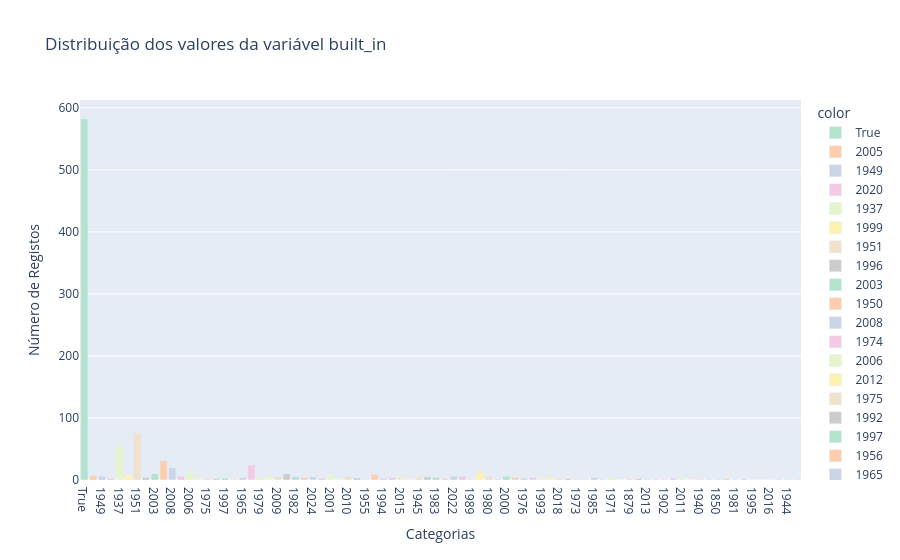
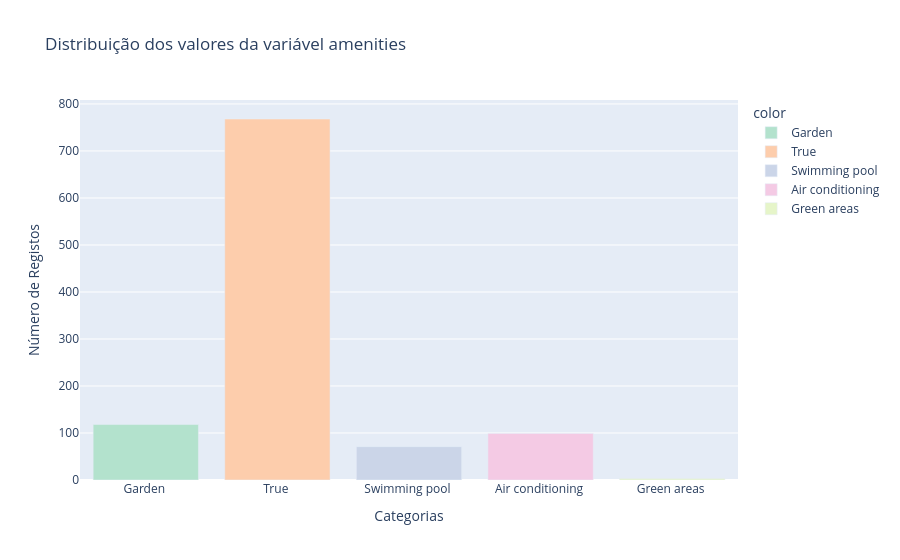
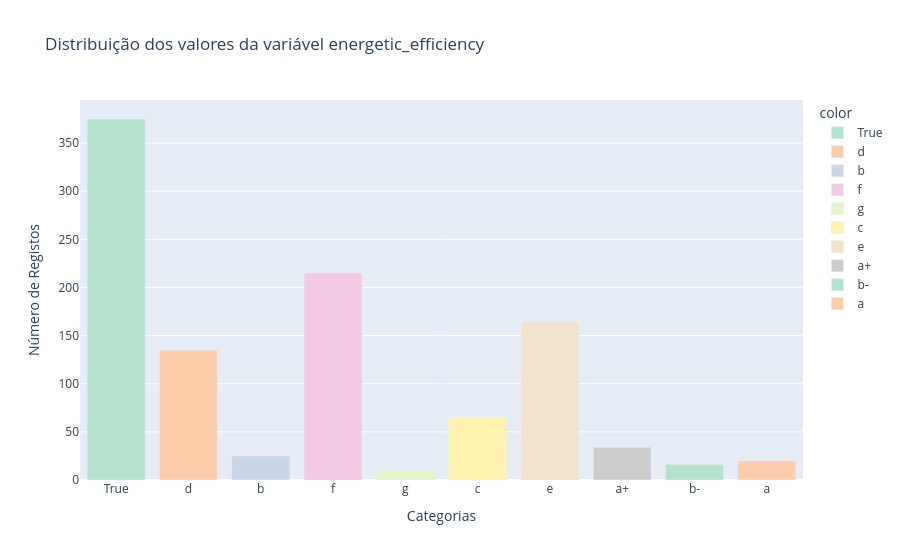

The cell these charts' notebook holds for them, in order:
### Markdown cell above
# Pre-processamento 

### Colunas: 
- built_in
- amenities
- energetic_efficiency

### Code cell
# Variação dos dados 
import plotly.express as px
col = ['built_in', 'amenities','energetic_efficiency']

for nome in col: 
    output = []
    names = df_16[nome].unique()
    for i in df_16[nome].unique():
        bt2 = df_16[nome].value_counts()[i]
        output.append(bt2)
    fig = px.bar(df_16, x=names, y=output, color = names ,color_discrete_sequence= px.colors.qualitative.Pastel2, title= f'Distribuição dos valores da variável {nome}')
    fig.update_xaxes(title_text='Categorias')
    fig.update_yaxes(title_text='Número de Registos')
    fig.show()

### Figure 1 — Plotly figure (JSON) as saved in the notebook; plotly's stock layout.template omitted (floating-point values rounded to 4 significant figures)
{"data": [{"alignmentgroup": "True", "hovertemplate": "color=True<br>x=%{x}<br>y=%{y}<extra></extra>", "legendgroup": "True", "marker": {"color": "rgb(179,226,205)", "pattern": {"shape": ""}}, "name": "True", "offsetgroup": "True", "orientation": "v", "showlegend": true, "textposition": "auto", "type": "bar", "x": ["True"], "xaxis": "x", "y": [582], "yaxis": "y"}, {"alignmentgroup": "True", "hovertemplate": "color=2005<br>x=%{x}<br>y=%{y}<extra></extra>", "legendgroup": "2005", "marker": {"color": "rgb(253,205,172)", "pattern": {"shape": ""}}, "name": "2005", "offsetgroup": "2005", "orientation": "v", "showlegend": true, "textposition": "auto", "type": "bar", "x": ["2005"], "xaxis": "x", "y": [7], "yaxis": "y"}, {"alignmentgroup": "True", "hovertemplate": "color=1949<br>x=%{x}<br>y=%{y}<extra></extra>", "legendgroup": "1949", "marker": {"color": "rgb(203,213,232)", "pattern": {"shape": ""}}, "name": "1949", "offsetgroup": "1949", "orientation": "v", "showlegend": true, "textposition": "auto", "type": "bar", "x": ["1949"], "xaxis": "x", "y": [6], "yaxis": "y"}, {"alignmentgroup": "True", "hovertemplate": "color=2020<br>x=%{x}<br>y=%{y}<extra></extra>", "legendgroup": "2020", "marker": {"color": "rgb(244,202,228)", "pattern": {"shape": ""}}, "name": "2020", "offsetgroup": "2020", "orientation": "v", "showlegend": true, "textposition": "auto", "type": "bar", "x": ["2020"], "xaxis": "x", "y": [3], "yaxis": "y"}, {"alignmentgroup": "True", "hovertemplate": "color=1937<br>x=%{x}<br>y=%{y}<extra></extra>", "legendgroup": "1937", "marker": {"color": "rgb(230,245,201)", "pattern": {"shape": ""}}, "name": "1937", "offsetgroup": "1937", "orientation": "v", "showlegend": true, "textposition": "auto", "type": "bar", "x": ["1937"], "xaxis": "x", "y": [54], "yaxis": "y"}, {"alignmentgroup": "True", "hovertemplate": "color=1999<br>x=%{x}<br>y=%{y}<extra></extra>", "legendgroup": "1999", "marker": {"color": "rgb(255,242,174)", "pattern": {"shape": ""}}, "name": "1999", "offsetgroup": "1999", "orientation": "v", "showlegend": true, "textposition": "auto", "type": "bar", "x": ["1999"], "xaxis": "x", "y": [8], "yaxis": "y"}, {"alignmentgroup": "True", "hovertemplate": "color=1951<br>x=%{x}<br>y=%{y}<extra></extra>", "legendgroup": "1951", "marker": {"color": "rgb(241,226,204)", "pattern": {"shape": ""}}, "name": "1951", "offsetgroup": "1951", "orientation": "v", "showlegend": true, "textposition": "auto", "type": "bar", "x": ["1951"], "xaxis": "x", "y": [76], "yaxis": "y"}, {"alignmentgroup": "True", "hovertemplate": "color=1996<br>x=%{x}<br>y=%{y}<extra></extra>", "legendgroup": "1996", "marker": {"color": "rgb(204,204,204)", "pattern": {"shape": ""}}, "name": "1996", "offsetgroup": "1996", "orientation": "v", "showlegend": true, "textposition": "auto", "type": "bar", "x": ["1996"], "xaxis": "x", "y": [4], "yaxis": "y"}, {"alignmentgroup": "True", "hovertemplate": "color=2003<br>x=%{x}<br>y=%{y}<extra></extra>", "legendgroup": "2003", "marker": {"color": "rgb(179,226,205)", "pattern": {"shape": ""}}, "name": "2003", "offsetgroup": "2003", "orientation": "v", "showlegend": true, "textposition": "auto", "type": "bar", "x": ["2003"], "xaxis": "x", "y": [10], "yaxis": "y"}, {"alignmentgroup": "True", "hovertemplate": "color=1950<br>x=%{x}<br>y=%{y}<extra></extra>", "legendgroup": "1950", "marker": {"color": "rgb(253,205,172)", "pattern": {"shape": ""}}, "name": "1950", "offsetgroup": "1950", "orientation": "v", "showlegend": true, "textposition": "auto", "type": "bar", "x": ["1950"], "xaxis": "x", "y": [31], "yaxis": "y"}, {"alignmentgroup": "True", "hovertemplate": "color=2008<br>x=%{x}<br>y=%{y}<extra></extra>", "legendgroup": "2008", "marker": {"color": "rgb(203,213,232)", "pattern": {"shape": ""}}, "name": "2008", "offsetgroup": "2008", "orientation": "v", "showlegend": true, "textposition": "auto", "type": "bar", "x": ["2008"], "xaxis": "x", "y": [20], "yaxis": "y"}, {"alignmentgroup": "True", "hovertemplate": "color=1974<br>x=%{x}<br>y=%{y}<extra></extra>", "legendgroup": "1974", "marker": {"color": "rgb(244,202,228)", "pattern": {"shape": ""}}, "name": "1974", "offsetgroup": "1974", "orientation": "v", "showlegend": true, "textposition": "auto", "type": "bar", "x": ["1974"], "xaxis": "x", "y": [6], "yaxis": "y"}, {"alignmentgroup": "True", "hovertemplate": "color=2006<br>x=%{x}<br>y=%{y}<extra></extra>", "legendgroup": "2006", "marker": {"color": "rgb(230,245,201)", "pattern": {"shape": ""}}, "name": "2006", "offsetgroup": "2006", "orientation": "v", "showlegend": true, "textposition": "auto", "type": "bar", "x": ["2006"], "xaxis": "x", "y": [12], "yaxis": "y"}, {"alignmentgroup": "True", "hovertemplate": "color=2012<br>x=%{x}<br>y=%{y}<extra></extra>", "legendgroup": "2012", "marker": {"color": "rgb(255,242,174)", "pattern": {"shape": ""}}, "name": "2012", "offsetgroup": "2012", "orientation": "v", "showlegend": true, "textposition": "auto", "type": "bar", "x": ["2012"], "xaxis": "x", "y": [3], "yaxis": "y"}, {"alignmentgroup": "True", "hovertemplate": "color=1975<br>x=%{x}<br>y=%{y}<extra></extra>", "legendgroup": "1975", "marker": {"color": "rgb(241,226,204)", "pattern": {"shape": ""}}, "name": "1975", "offsetgroup": "1975", "orientation": "v", "showlegend": true, "textposition": "auto", "type": "bar", "x": ["1975"], "xaxis": "x", "y": [3], "yaxis": "y"}, {"alignmentgroup": "True", "hovertemplate": "color=1992<br>x=%{x}<br>y=%{y}<extra></extra>", "legendgroup": "1992", "marker": {"color": "rgb(204,204,204)", "pattern": {"shape": ""}}, "name": "1992", "offsetgroup": "1992", "orientation": "v", "showlegend": true, "textposition": "auto", "type": "bar", "x": ["1992"], "xaxis": "x", "y": [2], "yaxis": "y"}, {"alignmentgroup": "True", "hovertemplate": "color=1997<br>x=%{x}<br>y=%{y}<extra></extra>", "legendgroup": "1997", "marker": {"color": "rgb(179,226,205)", "pattern": {"shape": ""}}, "name": "1997", "offsetgroup": "1997", "orientation": "v", "showlegend": true, "textposition": "auto", "type": "bar", "x": ["1997"], "xaxis": "x", "y": [3], "yaxis": "y"}, {"alignmentgroup": "True", "hovertemplate": "color=1956<br>x=%{x}<br>y=%{y}<extra></extra>", "legendgroup": "1956", "marker": {"color": "rgb(253,205,172)", "pattern": {"shape": ""}}, "name": "1956", "offsetgroup": "1956", "orientation": "v", "showlegend": true, "textposition": "auto", "type": "bar", "x": ["1956"], "xaxis": "x", "y": [1], "yaxis": "y"}, {"alignmentgroup": "True", "hovertemplate": "color=1965<br>x=%{x}<br>y=%{y}<extra></extra>", "legendgroup": "1965", "marker": {"color": "rgb(203,213,232)", "pattern": {"shape": ""}}, "name": "1965", "offsetgroup": "1965", "orientation": "v", "showlegend": true, "textposition": "auto", "type": "bar", "x": ["1965"], "xaxis": "x", "y": [4], "yaxis": "y"}, {"alignmentgroup": "True", "hovertemplate": "color=1970<br>x=%{x}<br>y=%{y}<extra></extra>", "legendgroup": "1970", "marker": {"color": "rgb(244,202,228)", "pattern": {"shape": ""}}, "name": "1970", "offsetgroup": "1970", "orientation": "v", "showlegend": true, "textposition": "auto", "type": "bar", "x": ["1970"], "xaxis": "x", "y": [24], "yaxis": "y"}, {"alignmentgroup": "True", "hovertemplate": "color=1979<br>x=%{x}<br>y=%{y}<extra></extra>", "legendgroup": "1979", "marker": {"color": "rgb(230,245,201)", "pattern": {"shape": ""}}, "name": "1979", "offsetgroup": "1979", "orientation": "v", "showlegend": true, "textposition": "auto", "type": "bar", "x": ["1979"], "xaxis": "x", "y": [4], "yaxis": "y"}, {"alignmentgroup": "True", "hovertemplate": "color=1986<br>x=%{x}<br>y=%{y}<extra></extra>", "legendgroup": "1986", "marker": {"color": "rgb(255,242,174)", "pattern": {"shape": ""}}, "name": "1986", "offsetgroup": "1986", "orientation": "v", "showlegend": true, "textposition": "auto", "type": "bar", "x": ["1986"], "xaxis": "x", "y": [4], "yaxis": "y"}, {"alignmentgroup": "True", "hovertemplate": "color=2009<br>x=%{x}<br>y=%{y}<extra></extra>", "legendgroup": "2009", "marker": {"color": "rgb(241,226,204)", "pattern": {"shape": ""}}, "name": "2009", "offsetgroup": "2009", "orientation": "v", "showlegend": true, "textposition": "auto", "type": "bar", "x": ["2009"], "xaxis": "x", "y": [6], "yaxis": "y"}, {"alignmentgroup": "True", "hovertemplate": "color=2023<br>x=%{x}<br>y=%{y}<extra></extra>", "legendgroup": "2023", "marker": {"color": "rgb(204,204,204)", "pattern": {"shape": ""}}, "name": "2023", "offsetgroup": "2023", "orientation": "v", "showlegend": true, "textposition": "auto", "type": "bar", "x": ["2023"], "xaxis": "x", "y": [10], "yaxis": "y"}, {"alignmentgroup": "True", "hovertemplate": "color=1982<br>x=%{x}<br>y=%{y}<extra></extra>", "legendgroup": "1982", "marker": {"color": "rgb(179,226,205)", "pattern": {"shape": ""}}, "name": "1982", "offsetgroup": "1982", "orientation": "v", "showlegend": true, "textposition": "auto", "type": "bar", "x": ["1982"], "xaxis": "x", "y": [5], "yaxis": "y"}, {"alignmentgroup": "True", "hovertemplate": "color=1987<br>x=%{x}<br>y=%{y}<extra></extra>", "legendgroup": "1987", "marker": {"color": "rgb(253,205,172)", "pattern": {"shape": ""}}, "name": "1987", "offsetgroup": "1987", "orientation": "v", "showlegend": true, "textposition": "auto", "type": "bar", "x": ["1987"], "xaxis": "x", "y": [4], "yaxis": "y"}, {"alignmentgroup": "True", "hovertemplate": "color=2024<br>x=%{x}<br>y=%{y}<extra></extra>", "legendgroup": "2024", "marker": {"color": "rgb(203,213,232)", "pattern": {"shape": ""}}, "name": "2024", "offsetgroup": "2024", "orientation": "v", "showlegend": true, "textposition": "auto", "type": "bar", "x": ["2024"], "xaxis": "x", "y": [5], "yaxis": "y"}, {"alignmentgroup": "True", "hovertemplate": "color=1977<br>x=%{x}<br>y=%{y}<extra></extra>", "legendgroup": "1977", "marker": {"color": "rgb(244,202,228)", "pattern": {"shape": ""}}, "name": "1977", "offsetgroup": "1977", "orientation": "v", "showlegend": true, "textposition": "auto", "type": "bar", "x": ["1977"], "xaxis": "x", "y": [3], "yaxis": "y"}, {"alignmentgroup": "True", "hovertemplate": "color=2001<br>x=%{x}<br>y=%{y}<extra></extra>", "legendgroup": "2001", "marker": {"color": "rgb(230,245,201)", "pattern": {"shape": ""}}, "name": "2001", "offsetgroup": "2001", "orientation": "v", "showlegend": true, "textposition": "auto", "type": "bar", "x": ["2001"], "xaxis": "x", "y": [8], "yaxis": "y"}, {"alignmentgroup": "True", "hovertemplate": "color=1941<br>x=%{x}<br>y=%{y}<extra></extra>", "legendgroup": "1941", "marker": {"color": "rgb(255,242,174)", "pattern": {"shape": ""}}, "name": "1941", "offsetgroup": "1941", "orientation": "v", "showlegend": true, "textposition": "auto", "type": "bar", "x": ["1941"], "xaxis": "x", "y": [2], "yaxis": "y"}, {"alignmentgroup": "True", "hovertemplate": "color=2010<br>x=%{x}<br>y=%{y}<extra></extra>", "legendgroup": "2010", "marker": {"color": "rgb(241,226,204)", "pattern": {"shape": ""}}, "name": "2010", "offsetgroup": "2010", "orientation": "v", "showlegend": true, "textposition": "auto", "type": "bar", "x": ["2010"], "xaxis": "x", "y": [6], "yaxis": "y"}, {"alignmentgroup": "True", "hovertemplate": "color=1960<br>x=%{x}<br>y=%{y}<extra></extra>", "legendgroup": "1960", "marker": {"color": "rgb(204,204,204)", "pattern": {"shape": ""}}, "name": "1960", "offsetgroup": "1960", "orientation": "v", "showlegend": true, "textposition": "auto", "type": "bar", "x": ["1960"], "xaxis": "x", "y": [3], "yaxis": "y"}, {"alignmentgroup": "True", "hovertemplate": "color=1955<br>x=%{x}<br>y=%{y}<extra></extra>", "legendgroup": "1955", "marker": {"color": "rgb(179,226,205)", "pattern": {"shape": ""}}, "name": "1955", "offsetgroup": "1955", "orientation": "v", "showlegend": true, "textposition": "auto", "type": "bar", "x": ["1955"], "xaxis": "x", "y": [1], "yaxis": "y"}, {"alignmentgroup": "True", "hovertemplate": "color=2002<br>x=%{x}<br>y=%{y}<extra></extra>", "legendgroup": "2002", "marker": {"color": "rgb(253,205,172)", "pattern": {"shape": ""}}, "name": "2002", "offsetgroup": "2002", "orientation": "v", "showlegend": true, "textposition": "auto", "type": "bar", "x": ["2002"], "xaxis": "x", "y": [9], "yaxis": "y"}, {"alignmentgroup": "True", "hovertemplate": "color=1994<br>x=%{x}<br>y=%{y}<extra></extra>", "legendgroup": "1994", "marker": {"color": "rgb(203,213,232)", "pattern": {"shape": ""}}, "name": "1994", "offsetgroup": "1994", "orientation": "v", "showlegend": true, "textposition": "auto", "type": "bar", "x": ["1994"], "xaxis": "x", "y": [2], "yaxis": "y"}, {"alignmentgroup": "True", "hovertemplate": "color=1984<br>x=%{x}<br>y=%{y}<extra></extra>", "legendgroup": "1984", "marker": {"color": "rgb(244,202,228)", "pattern": {"shape": ""}}, "name": "1984", "offsetgroup": "1984", "orientation": "v", "showlegend": true, "textposition": "auto", "type": "bar", "x": ["1984"], "xaxis": "x", "y": [4], "yaxis": "y"}, {"alignmentgroup": "True", "hovertemplate": "color=2015<br>x=%{x}<br>y=%{y}<extra></extra>", "legendgroup": "2015", "marker": {"color": "rgb(230,245,201)", "pattern": {"shape": ""}}, "name": "2015", "offsetgroup": "2015", "orientation": "v", "showlegend": true, "textposition": "auto", "type": "bar", "x": ["2015"], "xaxis": "x", "y": [4], "yaxis": "y"}, {"alignmentgroup": "True", "hovertemplate": "color=1958<br>x=%{x}<br>y=%{y}<extra></extra>", "legendgroup": "1958", "marker": {"color": "rgb(255,242,174)", "pattern": {"shape": ""}}, "name": "1958", "offsetgroup": "1958", "orientation": "v", "showlegend": true, "textposition": "auto", "type": "bar", "x": ["1958"], "xaxis": "x", "y": [2], "yaxis": "y"}, {"alignmentgroup": "True", "hovertemplate": "color=1945<br>x=%{x}<br>y=%{y}<extra></extra>", "legendgroup": "1945", "marker": {"color": "rgb(241,226,204)", "pattern": {"shape": ""}}, "name": "1945", "offsetgroup": "1945", "orientation": "v", "showlegend": true, "textposition": "auto", "type": "bar", "x": ["1945"], "xaxis": "x", "y": [4], "yaxis": "y"}, {"alignmentgroup": "True", "hovertemplate": "color=1969<br>x=%{x}<br>y=%{y}<extra></extra>", "legendgroup": "1969", "marker": {"color": "rgb(204,204,204)", "pattern": {"shape": ""}}, "name": "1969", "offsetgroup": "1969", "orientation": "v", "showlegend": true, "textposition": "auto", "type": "bar", "x": ["1969"], "xaxis": "x", "y": [5], "yaxis": "y"}, {"alignmentgroup": "True", "hovertemplate": "color=1983<br>x=%{x}<br>y=%{y}<extra></extra>", "legendgroup": "1983", "marker": {"color": "rgb(179,226,205)", "pattern": {"shape": ""}}, "name": "1983", "offsetgroup": "1983", "orientation": "v", "showlegend": true, "textposition": "auto", "type": "bar", "x": ["1983"], "xaxis": "x", "y": [4], "yaxis": "y"}, {"alignmentgroup": "True", "hovertemplate": "color=1978<br>x=%{x}<br>y=%{y}<extra></extra>", "legendgroup": "1978", "marker": {"color": "rgb(253,205,172)", "pattern": {"shape": ""}}, "name": "1978", "offsetgroup": "1978", "orientation": "v", "showlegend": true, "textposition": "auto", "type": "bar", "x": ["1978"], "xaxis": "x", "y": [2], "yaxis": "y"}, {"alignmentgroup": "True", "hovertemplate": "color=2022<br>x=%{x}<br>y=%{y}<extra></extra>", "legendgroup": "2022", "marker": {"color": "rgb(203,213,232)", "pattern": {"shape": ""}}, "name": "2022", "offsetgroup": "2022", "orientation": "v", "showlegend": true, "textposition": "auto", "type": "bar", "x": ["2022"], "xaxis": "x", "y": [6], "yaxis": "y"}, {"alignmentgroup": "True", "hovertemplate": "color=1998<br>x=%{x}<br>y=%{y}<extra></extra>", "legendgroup": "1998", "marker": {"color": "rgb(244,202,228)", "pattern": {"shape": ""}}, "name": "1998", "offsetgroup": "1998", "orientation": "v", "showlegend": true, "textposition": "auto", "type": "bar", "x": ["1998"], "xaxis": "x", "y": [6], "yaxis": "y"}, {"alignmentgroup": "True", "hovertemplate": "color=1989<br>x=%{x}<br>y=%{y}<extra></extra>", "legendgroup": "1989", "marker": {"color": "rgb(230,245,201)", "pattern": {"shape": ""}}, "name": "1989", "offsetgroup": "1989", "orientation": "v", "showlegend": true, "textposition": "auto", "type": "bar", "x": ["1989"], "xaxis": "x", "y": [2], "yaxis": "y"}, {"alignmentgroup": "True", "hovertemplate": "color=1964<br>x=%{x}<br>y=%{y}<extra></extra>", "legendgroup": "1964", "marker": {"color": "rgb(255,242,174)", "pattern": {"shape": ""}}, "name": "1964", "offsetgroup": "1964", "orientation": "v", "showlegend": true, "textposition": "auto", "type": "bar", "x": ["1964"], "xaxis": "x", "y": [13], "yaxis": "y"}, {"alignmentgroup": "True", "hovertemplate": "color=1980<br>x=%{x}<br>y=%{y}<extra></extra>", "legendgroup": "1980", "marker": {"color": "rgb(241,226,204)", "pattern": {"shape": ""}}, "name": "1980", "offsetgroup": "1980", "orientation": "v", "showlegend": true, "textposition": "auto", "type": "bar", "x": ["1980"], "xaxis": "x", "y": [6], "yaxis": "y"}, {"alignmentgroup": "True", "hovertemplate": "color=1920<br>x=%{x}<br>y=%{y}<extra></extra>", "legendgroup": "1920", "marker": {"color": "rgb(204,204,204)", "pattern": {"shape": ""}}, "name": "1920", "offsetgroup": "1920", "orientation": "v", "showlegend": true, "textposition": "auto", "type": "bar", "x": ["1920"], "xaxis": "x", "y": [1], "yaxis": "y"}, {"alignmentgroup": "True", "hovertemplate": "color=2000<br>x=%{x}<br>y=%{y}<extra></extra>", "legendgroup": "2000", "marker": {"color": "rgb(179,226,205)", "pattern": {"shape": ""}}, "name": "2000", "offsetgroup": "2000", "orientation": "v", "showlegend": true, "textposition": "auto", "type": "bar", "x": ["2000"], "xaxis": "x", "y": [6], "yaxis": "y"}, {"alignmentgroup": "True", "hovertemplate": "color=1988<br>x=%{x}<br>y=%{y}<extra></extra>", "legendgroup": "1988", "marker": {"color": "rgb(253,205,172)", "pattern": {"shape": ""}}, "name": "1988", "offsetgroup": "1988", "orientation": "v", "showlegend": true, "textposition": "auto", "type": "bar", "x": ["1988"], "xaxis": "x", "y": [4], "yaxis": "y"}, {"alignmentgroup": "True", "hovertemplate": "color=1976<br>x=%{x}<br>y=%{y}<extra></extra>", "legendgroup": "1976", "marker": {"color": "rgb(203,213,232)", "pattern": {"shape": ""}}, "name": "1976", "offsetgroup": "1976", "orientation": "v", "showlegend": true, "textposition": "auto", "type": "bar", "x": ["1976"], "xaxis": "x", "y": [3], "yaxis": "y"}, {"alignmentgroup": "True", "hovertemplate": "color=1967<br>x=%{x}<br>y=%{y}<extra></extra>", "legendgroup": "1967", "marker": {"color": "rgb(244,202,228)", "pattern": {"shape": ""}}, "name": "1967", "offsetgroup": "1967", "orientation": "v", "showlegend": true, "textposition": "auto", "type": "bar", "x": ["1967"], "xaxis": "x", "y": [4], "yaxis": "y"}, {"alignmentgroup": "True", "hovertemplate": "color=1993<br>x=%{x}<br>y=%{y}<extra></extra>", "legendgroup": "1993", "marker": {"color": "rgb(230,245,201)", "pattern": {"shape": ""}}, "name": "1993", "offsetgroup": "1993", "orientation": "v", "showlegend": true, "textposition": "auto", "type": "bar", "x": ["1993"], "xaxis": "x", "y": [2], "yaxis": "y"}, {"alignmentgroup": "True", "hovertemplate": "color=2017<br>x=%{x}<br>y=%{y}<extra></extra>", "legendgroup": "2017", "marker": {"color": "rgb(255,242,174)", "pattern": {"shape": ""}}, "name": "2017", "offsetgroup": "2017", "orientation": "v", "showlegend": true, "textposition": "auto", "type": "bar", "x": ["2017"], "xaxis": "x", "y": [4], "yaxis": "y"}, {"alignmentgroup": "True", "hovertemplate": "color=2018<br>x=%{x}<br>y=%{y}<extra></extra>", "legendgroup": "2018", "marker": {"color": "rgb(241,226,204)", "pattern": {"shape": ""}}, "name": "2018", "offsetgroup": "2018", "orientation": "v", "showlegend": true, "textposition": "auto", "type": "bar", "x": ["2018"], "xaxis": "x", "y": [3], "yaxis": "y"}, {"alignmentgroup": "True", "hovertemplate": "color=2007<br>x=%{x}<br>y=%{y}<extra></extra>", "legendgroup": "2007", "marker": {"color": "rgb(204,204,204)", "pattern": {"shape": ""}}, "name": "2007", "offsetgroup": "2007", "orientation": "v", "showlegend": true, "textposition": "auto", "type": "bar", "x": ["2007"], "xaxis": "x", "y": [2], "yaxis": "y"}, {"alignmentgroup": "True", "hovertemplate": "color=1973<br>x=%{x}<br>y=%{y}<extra></extra>", "legendgroup": "1973", "marker": {"color": "rgb(179,226,205)", "pattern": {"shape": ""}}, "name": "1973", "offsetgroup": "1973", "orientation": "v", "showlegend": true, "textposition": "auto", "type": "bar", "x": ["1973"], "xaxis": "x", "y": [1], "yaxis": "y"}, {"alignmentgroup": "True", "hovertemplate": "color=1900<br>x=%{x}<br>y=%{y}<extra></extra>", "legendgroup": "1900", "marker": {"color": "rgb(253,205,172)", "pattern": {"shape": ""}}, "name": "1900", "offsetgroup": "1900", "orientation": "v", "showlegend": true, "textposition": "auto", "type": "bar", "x": ["1900"], "xaxis": "x", "y": [1], "yaxis": "y"}, {"alignmentgroup": "True", "hovertemplate": "color=1985<br>x=%{x}<br>y=%{y}<extra></extra>", "legendgroup": "1985", "marker": {"color": "rgb(203,213,232)", "pattern": {"shape": ""}}, "name": "1985", "offsetgroup": "1985", "orientation": "v", "showlegend": true, "textposition": "auto", "type": "bar", "x": ["1985"], "xaxis": "x", "y": [4], "yaxis": "y"}, {"alignmentgroup": "True", "hovertemplate": "color=1897<br>x=%{x}<br>y=%{y}<extra></extra>", "legendgroup": "1897", "marker": {"color": "rgb(244,202,228)", "pattern": {"shape": ""}}, "name": "1897", "offsetgroup": "1897", "orientation": "v", "showlegend": true, "textposition": "auto", "type": "bar", "x": ["1897"], "xaxis": "x", "y": [1], "yaxis": "y"}, {"alignmentgroup": "True", "hovertemplate": "color=1971<br>x=%{x}<br>y=%{y}<extra></extra>", "legendgroup": "1971", "marker": {"color": "rgb(230,245,201)", "pattern": {"shape": ""}}, "name": "1971", "offsetgroup": "1971", "orientation": "v", "showlegend": true, "textposition": "auto", "type": "bar", "x": ["1971"], "xaxis": "x", "y": [4], "yaxis": "y"}, {"alignmentgroup": "True", "hovertemplate": "color=1952<br>x=%{x}<br>y=%{y}<extra></extra>", "legendgroup": "1952", "marker": {"color": "rgb(255,242,174)", "pattern": {"shape": ""}}, "name": "1952", "offsetgroup": "1952", "orientation": "v", "showlegend": true, "textposition": "auto", "type": "bar", "x": ["1952"], "xaxis": "x", "y": [1], "yaxis": "y"}, {"alignmentgroup": "True", "hovertemplate": "color=1879<br>x=%{x}<br>y=%{y}<extra></extra>", "legendgroup": "1879", "marker": {"color": "rgb(241,226,204)", "pattern": {"shape": ""}}, "name": "1879", "offsetgroup": "1879", "orientation": "v", "showlegend": true, "textposition": "auto", "type": "bar", "x": ["1879"], "xaxis": "x", "y": [2], "yaxis": "y"}, {"alignmentgroup": "True", "hovertemplate": "color=2021<br>x=%{x}<br>y=%{y}<extra></extra>", "legendgroup": "2021", "marker": {"color": "rgb(204,204,204)", "pattern": {"shape": ""}}, "name": "2021", "offsetgroup": "2021", "orientation": "v", "showlegend": true, "textposition": "auto", "type": "bar", "x": ["2021"], "xaxis": "x", "y": [2], "yaxis": "y"}, {"alignmentgroup": "True", "hovertemplate": "color=2013<br>x=%{x}<br>y=%{y}<extra></extra>", "legendgroup": "2013", "marker": {"color": "rgb(179,226,205)", "pattern": {"shape": ""}}, "name": "2013", "offsetgroup": "2013", "orientation": "v", "showlegend": true, "textposition": "auto", "type": "bar", "x": ["2013"], "xaxis": "x", "y": [1], "yaxis": "y"}, {"alignmentgroup": "True", "hovertemplate": "color=1943<br>x=%{x}<br>y=%{y}<extra></extra>", "legendgroup": "1943", "marker": {"color": "rgb(253,205,172)", "pattern": {"shape": ""}}, "name": "1943", "offsetgroup": "1943", "orientation": "v", "showlegend": true, "textposition": "auto", "type": "bar", "x": ["1943"], "xaxis": "x", "y": [1], "yaxis": "y"}, {"alignmentgroup": "True", "hovertemplate": "color=1902<br>x=%{x}<br>y=%{y}<extra></extra>", "legendgroup": "1902", "marker": {"color": "rgb(203,213,232)", "pattern": {"shape": ""}}, "name": "1902", "offsetgroup": "1902", "orientation": "v", "showlegend": true, "textposition": "auto", "type": "bar", "x": ["1902"], "xaxis": "x", "y": [1], "yaxis": "y"}, {"alignmentgroup": "True", "hovertemplate": "color=1990<br>x=%{x}<br>y=%{y}<extra></extra>", "legendgroup": "1990", "marker": {"color": "rgb(244,202,228)", "pattern": {"shape": ""}}, "name": "1990", "offsetgroup": "1990", "orientation": "v", "showlegend": true, "textposition": "auto", "type": "bar", "x": ["1990"], "xaxis": "x", "y": [3], "yaxis": "y"}, {"alignmentgroup": "True", "hovertemplate": "color=2011<br>x=%{x}<br>y=%{y}<extra></extra>", "legendgroup": "2011", "marker": {"color": "rgb(230,245,201)", "pattern": {"shape": ""}}, "name": "2011", "offsetgroup": "2011", "orientation": "v", "showlegend": true, "textposition": "auto", "type": "bar", "x": ["2011"], "xaxis": "x", "y": [3], "yaxis": "y"}, {"alignmentgroup": "True", "hovertemplate": "color=1927<br>x=%{x}<br>y=%{y}<extra></extra>", "legendgroup": "1927", "marker": {"color": "rgb(255,242,174)", "pattern": {"shape": ""}}, "name": "1927", "offsetgroup": "1927", "orientation": "v", "showlegend": true, "textposition": "auto", "type": "bar", "x": ["1927"], "xaxis": "x", "y": [1], "yaxis": "y"}, {"alignmentgroup": "True", "hovertemplate": "color=1940<br>x=%{x}<br>y=%{y}<extra></extra>", "legendgroup": "1940", "marker": {"color": "rgb(241,226,204)", "pattern": {"shape": ""}}, "name": "1940", "offsetgroup": "1940", "orientation": "v", "showlegend": true, "textposition": "auto", "type": "bar", "x": ["1940"], "xaxis": "x", "y": [2], "yaxis": "y"}, {"alignmentgroup": "True", "hovertemplate": "color=1962<br>x=%{x}<br>y=%{y}<extra></extra>", "legendgroup": "1962", "marker": {"color": "rgb(204,204,204)", "pattern": {"shape": ""}}, "name": "1962", "offsetgroup": "1962", "orientation": "v", "showlegend": true, "textposition": "auto", "type": "bar", "x": ["1962"], "xaxis": "x", "y": [1], "yaxis": "y"}, {"alignmentgroup": "True", "hovertemplate": "color=1850<br>x=%{x}<br>y=%{y}<extra></extra>", "legendgroup": "1850", "marker": {"color": "rgb(179,226,205)", "pattern": {"shape": ""}}, "name": "1850", "offsetgroup": "1850", "orientation": "v", "showlegend": true, "textposition": "auto", "type": "bar", "x": ["1850"], "xaxis": "x", "y": [1], "yaxis": "y"}, {"alignmentgroup": "True", "hovertemplate": "color=2004<br>x=%{x}<br>y=%{y}<extra></extra>", "legendgroup": "2004", "marker": {"color": "rgb(253,205,172)", "pattern": {"shape": ""}}, "name": "2004", "offsetgroup": "2004", "orientation": "v", "showlegend": true, "textposition": "auto", "type": "bar", "x": ["2004"], "xaxis": "x", "y": [2], "yaxis": "y"}, {"alignmentgroup": "True", "hovertemplate": "color=1981<br>x=%{x}<br>y=%{y}<extra></extra>", "legendgroup": "1981", "marker": {"color": "rgb(203,213,232)", "pattern": {"shape": ""}}, "name": "1981", "offsetgroup": "1981", "orientation": "v", "showlegend": true, "textposition": "auto", "type": "bar", "x": ["1981"], "xaxis": "x", "y": [1], "yaxis": "y"}, {"alignmentgroup": "True", "hovertemplate": "color=1972<br>x=%{x}<br>y=%{y}<extra></extra>", "legendgroup": "1972", "marker": {"color": "rgb(244,202,228)", "pattern": {"shape": ""}}, "name": "1972", "offsetgroup": "1972", "orientation": "v", "showlegend": true, "textposition": "auto", "type": "bar", "x": ["1972"], "xaxis": "x", "y": [2], "yaxis": "y"}, {"alignmentgroup": "True", "hovertemplate": "color=1995<br>x=%{x}<br>y=%{y}<extra></extra>", "legendgroup": "1995", "marker": {"color": "rgb(230,245,201)", "pattern": {"shape": ""}}, "name": "1995", "offsetgroup": "1995", "orientation": "v", "showlegend": true, "textposition": "auto", "type": "bar", "x": ["1995"], "xaxis": "x", "y": [1], "yaxis": "y"}, {"alignmentgroup": "True", "hovertemplate": "color=1942<br>x=%{x}<br>y=%{y}<extra></extra>", "legendgroup": "1942", "marker": {"color": "rgb(255,242,174)", "pattern": {"shape": ""}}, "name": "1942", "offsetgroup": "1942", "orientation": "v", "showlegend": true, "textposition": "auto", "type": "bar", "x": ["1942"], "xaxis": "x", "y": [1], "yaxis": "y"}, {"alignmentgroup": "True", "hovertemplate": "color=2016<br>x=%{x}<br>y=%{y}<extra></extra>", "legendgroup": "2016", "marker": {"color": "rgb(241,226,204)", "pattern": {"shape": ""}}, "name": "2016", "offsetgroup": "2016", "orientation": "v", "showlegend": true, "textposition": "auto", "type": "bar", "x": ["2016"], "xaxis": "x", "y": [1], "yaxis": "y"}, {"alignmentgroup": "True", "hovertemplate": "color=1947<br>x=%{x}<br>y=%{y}<extra></extra>", "legendgroup": "1947", "marker": {"color": "rgb(204,204,204)", "pattern": {"shape": ""}}, "name": "1947", "offsetgroup": "1947", "orientation": "v", "showlegend": true, "textposition": "auto", "type": "bar", "x": ["1947"], "xaxis": "x", "y": [1], "yaxis": "y"}, {"alignmentgroup": "True", "hovertemplate": "color=1944<br>x=%{x}<br>y=%{y}<extra></extra>", "legendgroup": "1944", "marker": {"color": "rgb(179,226,205)", "pattern": {"shape": ""}}, "name": "1944", "offsetgroup": "1944", "orientation": "v", "showlegend": true, "textposition": "auto", "type": "bar", "x": ["1944"], "xaxis": "x", "y": [1], "yaxis": "y"}, {"alignmentgroup": "True", "hovertemplate": "color=1991<br>x=%{x}<br>y=%{y}<extra></extra>", "legendgroup": "1991", "marker": {"color": "rgb(253,205,172)", "pattern": {"shape": ""}}, "name": "1991", "offsetgroup": "1991", "orientation": "v", "showlegend": true, "textposition": "auto", "type": "bar", "x": ["1991"], "xaxis": "x", "y": [1], "yaxis": "y"}], "layout": {"autosize": true, "barmode": "relative", "legend": {"title": {"text": "color"}, "tracegroupgap": 0}, "title": {"text": "Distribuição dos valores da variável built_in"}, "xaxis": {"anchor": "y", "autorange": true, "domain": [0, 1], "range": [-0.5, 81.5], "title": {"text": "Categorias"}, "type": "category"}, "yaxis": {"anchor": "x", "autorange": true, "domain": [0, 1], "range": [0, 612.6], "title": {"text": "Número de Registos"}, "type": "linear"}}}

### Figure 2 — Plotly figure (JSON) as saved in the notebook; plotly's stock layout.template omitted (floating-point values rounded to 4 significant figures)
{"data": [{"alignmentgroup": "True", "hovertemplate": "color=Garden <br>x=%{x}<br>y=%{y}<extra></extra>", "legendgroup": "Garden ", "marker": {"color": "rgb(179,226,205)", "pattern": {"shape": ""}}, "name": "Garden ", "offsetgroup": "Garden ", "orientation": "v", "showlegend": true, "textposition": "auto", "type": "bar", "x": ["Garden "], "xaxis": "x", "y": [118], "yaxis": "y"}, {"alignmentgroup": "True", "hovertemplate": "color=True <br>x=%{x}<br>y=%{y}<extra></extra>", "legendgroup": "True ", "marker": {"color": "rgb(253,205,172)", "pattern": {"shape": ""}}, "name": "True ", "offsetgroup": "True ", "orientation": "v", "showlegend": true, "textposition": "auto", "type": "bar", "x": ["True "], "xaxis": "x", "y": [768], "yaxis": "y"}, {"alignmentgroup": "True", "hovertemplate": "color=Swimming pool <br>x=%{x}<br>y=%{y}<extra></extra>", "legendgroup": "Swimming pool ", "marker": {"color": "rgb(203,213,232)", "pattern": {"shape": ""}}, "name": "Swimming pool ", "offsetgroup": "Swimming pool ", "orientation": "v", "showlegend": true, "textposition": "auto", "type": "bar", "x": ["Swimming pool "], "xaxis": "x", "y": [71], "yaxis": "y"}, {"alignmentgroup": "True", "hovertemplate": "color=Air conditioning <br>x=%{x}<br>y=%{y}<extra></extra>", "legendgroup": "Air conditioning ", "marker": {"color": "rgb(244,202,228)", "pattern": {"shape": ""}}, "name": "Air conditioning ", "offsetgroup": "Air conditioning ", "orientation": "v", "showlegend": true, "textposition": "auto", "type": "bar", "x": ["Air conditioning "], "xaxis": "x", "y": [99], "yaxis": "y"}, {"alignmentgroup": "True", "hovertemplate": "color=Green areas <br>x=%{x}<br>y=%{y}<extra></extra>", "legendgroup": "Green areas ", "marker": {"color": "rgb(230,245,201)", "pattern": {"shape": ""}}, "name": "Green areas ", "offsetgroup": "Green areas ", "orientation": "v", "showlegend": true, "textposition": "auto", "type": "bar", "x": ["Green areas "], "xaxis": "x", "y": [3], "yaxis": "y"}], "layout": {"autosize": true, "barmode": "relative", "legend": {"title": {"text": "color"}, "tracegroupgap": 0}, "title": {"text": "Distribuição dos valores da variável amenities"}, "xaxis": {"anchor": "y", "autorange": true, "domain": [0, 1], "range": [-0.5, 4.5], "title": {"text": "Categorias"}, "type": "category"}, "yaxis": {"anchor": "x", "autorange": true, "domain": [0, 1], "range": [0, 808.4], "title": {"text": "Número de Registos"}, "type": "linear"}}}

### Figure 3 — Plotly figure (JSON) as saved in the notebook; plotly's stock layout.template omitted (floating-point values rounded to 4 significant figures)
{"data": [{"alignmentgroup": "True", "hovertemplate": "color=True<br>x=%{x}<br>y=%{y}<extra></extra>", "legendgroup": "True", "marker": {"color": "rgb(179,226,205)", "pattern": {"shape": ""}}, "name": "True", "offsetgroup": "True", "orientation": "v", "showlegend": true, "textposition": "auto", "type": "bar", "x": ["True"], "xaxis": "x", "y": [375], "yaxis": "y"}, {"alignmentgroup": "True", "hovertemplate": "color=d<br>x=%{x}<br>y=%{y}<extra></extra>", "legendgroup": "d", "marker": {"color": "rgb(253,205,172)", "pattern": {"shape": ""}}, "name": "d", "offsetgroup": "d", "orientation": "v", "showlegend": true, "textposition": "auto", "type": "bar", "x": ["d"], "xaxis": "x", "y": [135], "yaxis": "y"}, {"alignmentgroup": "True", "hovertemplate": "color=b<br>x=%{x}<br>y=%{y}<extra></extra>", "legendgroup": "b", "marker": {"color": "rgb(203,213,232)", "pattern": {"shape": ""}}, "name": "b", "offsetgroup": "b", "orientation": "v", "showlegend": true, "textposition": "auto", "type": "bar", "x": ["b"], "xaxis": "x", "y": [25], "yaxis": "y"}, {"alignmentgroup": "True", "hovertemplate": "color=f<br>x=%{x}<br>y=%{y}<extra></extra>", "legendgroup": "f", "marker": {"color": "rgb(244,202,228)", "pattern": {"shape": ""}}, "name": "f", "offsetgroup": "f", "orientation": "v", "showlegend": true, "textposition": "auto", "type": "bar", "x": ["f"], "xaxis": "x", "y": [215], "yaxis": "y"}, {"alignmentgroup": "True", "hovertemplate": "color=g<br>x=%{x}<br>y=%{y}<extra></extra>", "legendgroup": "g", "marker": {"color": "rgb(230,245,201)", "pattern": {"shape": ""}}, "name": "g", "offsetgroup": "g", "orientation": "v", "showlegend": true, "textposition": "auto", "type": "bar", "x": ["g"], "xaxis": "x", "y": [10], "yaxis": "y"}, {"alignmentgroup": "True", "hovertemplate": "color=c<br>x=%{x}<br>y=%{y}<extra></extra>", "legendgroup": "c", "marker": {"color": "rgb(255,242,174)", "pattern": {"shape": ""}}, "name": "c", "offsetgroup": "c", "orientation": "v", "showlegend": true, "textposition": "auto", "type": "bar", "x": ["c"], "xaxis": "x", "y": [65], "yaxis": "y"}, {"alignmentgroup": "True", "hovertemplate": "color=e<br>x=%{x}<br>y=%{y}<extra></extra>", "legendgroup": "e", "marker": {"color": "rgb(241,226,204)", "pattern": {"shape": ""}}, "name": "e", "offsetgroup": "e", "orientation": "v", "showlegend": true, "textposition": "auto", "type": "bar", "x": ["e"], "xaxis": "x", "y": [164], "yaxis": "y"}, {"alignmentgroup": "True", "hovertemplate": "color=a+<br>x=%{x}<br>y=%{y}<extra></extra>", "legendgroup": "a+", "marker": {"color": "rgb(204,204,204)", "pattern": {"shape": ""}}, "name": "a+", "offsetgroup": "a+", "orientation": "v", "showlegend": true, "textposition": "auto", "type": "bar", "x": ["a+"], "xaxis": "x", "y": [34], "yaxis": "y"}, {"alignmentgroup": "True", "hovertemplate": "color=b-<br>x=%{x}<br>y=%{y}<extra></extra>", "legendgroup": "b-", "marker": {"color": "rgb(179,226,205)", "pattern": {"shape": ""}}, "name": "b-", "offsetgroup": "b-", "orientation": "v", "showlegend": true, "textposition": "auto", "type": "bar", "x": ["b-"], "xaxis": "x", "y": [16], "yaxis": "y"}, {"alignmentgroup": "True", "hovertemplate": "color=a<br>x=%{x}<br>y=%{y}<extra></extra>", "legendgroup": "a", "marker": {"color": "rgb(253,205,172)", "pattern": {"shape": ""}}, "name": "a", "offsetgroup": "a", "orientation": "v", "showlegend": true, "textposition": "auto", "type": "bar", "x": ["a"], "xaxis": "x", "y": [20], "yaxis": "y"}], "layout": {"autosize": true, "barmode": "relative", "legend": {"title": {"text": "color"}, "tracegroupgap": 0}, "title": {"text": "Distribuição dos valores da variável energetic_efficiency"}, "xaxis": {"anchor": "y", "autorange": true, "domain": [0, 1], "range": [-0.5, 9.5], "title": {"text": "Categorias"}, "type": "category"}, "yaxis": {"anchor": "x", "autorange": true, "domain": [0, 1], "range": [0, 394.7], "title": {"text": "Número de Registos"}, "type": "linear"}}}
